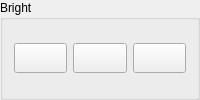
              <widget class="QGroupBox" name="brightBox_3">
               <property name="title">
                <string>Bright</string>
               </property>
               <layout class="QGridLayout" name="gridLayout_11">
                <item row="0" column="3">
                 <widget class="QPushButton" name="m_b_blueButton">
                  <property name="minimumSize">
                   <size>
                    <width>30</width>
                    <height>30</height>
                   </size>
                  </property>
                  <property name="styleSheet">
                   <string notr="true">border-image: url(:/res/icon-blue.png);</string>
                  </property>
                  <property name="text">
                   <string/>
                  </property>
                 </widget>
                </item>
                <item row="0" column="2">
                 <widget class="QPushButton" name="m_b_yellowButton">
                  <property name="minimumSize">
                   <size>
                    <width>30</width>
                    <height>30</height>
                   </size>
                  </property>
                  <property name="styleSheet">
                   <string notr="true">border-image: url(:/res/icon-yellow.png);</string>
                  </property>
                  <property name="text">
                   <string/>
                  </property>
                 </widget>
                </item>
                <item row="0" column="1">
                 <widget class="QPushButton" name="m_b_redButton">
                  <property name="minimumSize">
                   <size>
                    <width>30</width>
                    <height>30</height>
                   </size>
                  </property>
                  <property name="styleSheet">
                   <string notr="true">border-image: url(:/res/icon-red.png);</string>
                  </property>
                  <property name="text">
                   <string/>
                  </property>
                 </widget>
                </item>
               </layout>
              </widget>
